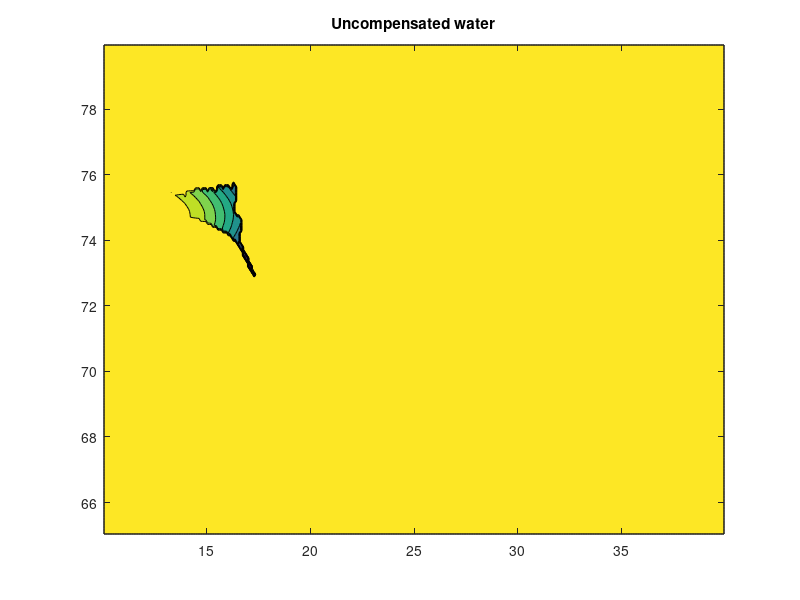

Write the MATLAB code that produced this figure. (Note: this script raises an error after producing the figure.)
%%%% SL effect
load('sl_deflection_matrix.mat')

f=15/180;

[xs,ys] = meshgrid(10.04:f:39.96, 65.04:f:79.96);
ws = griddata(sl_deflection_matrix(:,:,1),sl_deflection_matrix(:,:,2),-sl_deflection_matrix(:,:,3),xs,ys);

%%%% Water displacement effect
load('water_deflection_matrix.mat')
f=15/180;
[xq,yq] = meshgrid(10.04:f:39.96, 65.04:f:79.96);
wq = griddata(water_deflection_matrix(:,:,1),water_deflection_matrix(:,:,2),water_deflection_matrix(:,:,3),xq,yq);

%%%% Load effect
load('deflection_matrix.mat')
[xr,yr] = meshgrid(10.04:f:39.96, 65.04:f:79.96);
wr = griddata(deflection_matrix(:,:,1),deflection_matrix(:,:,2),-deflection_matrix(:,:,3),xr,yr);

%%%% Final topo incl sl change
load('Z_sl.mat') %topo after SL change (without isostatic adjustment)
load('reg_thickness_matrix.mat'); %loads thickness
final_topo = Z_sl - reg_thickness_matrix(:,:,3) - wr+wq+ws;

%%%% calculates uncompensated water
uncomp_wd = zeros(size(Z_sl));
bath_filled = Z_sl+ws-reg_thickness_matrix(:,:,3);


for a=1:180
    for b= 1:360
        if reg_thickness_matrix(a,b,3) < 0 % in places where we had loads
            if final_topo(a,b) < 0 %if reconstructed topo is offshore
                if bath_filled(a,b) >= 0; %if filled bathymetry is above sealevel
                    uncomp_wd(a,b) = final_topo(a,b)*-1;
                else
                    uncomp_wd(a,b) = wr(a,b)-wq(a,b);
                end
            else
                uncomp_wd(a,b) = 0;
            end
        else
            uncomp_wd(a,b) = 0;
       end
    end
end

[xt,yt] = meshgrid(10.04:f:39.96, 65.04:f:79.96);
figure(100)
contourf(xt, yt, uncomp_wd);
title('Uncompensated water')


%%%% THIS PART CREATES XYZ MAP INSTEAD FOR MATRIX %%%% 
xt_size = size(xt);

base_map = zeros(xt_size(1,1)*xt_size(1,2),3);
max_b = xt_size(1,2);

a = 1;
for b=1:max_b
    a = 1;
while a<=xt_size(1,1);
    base_map(a+(b-1)*xt_size(1,1),1) = yt(a,b);
    base_map(a+(b-1)*xt_size(1,1),2) = xt(a,b);
    base_map(a+(b-1)*xt_size(1,1),3) = uncomp_wd(a,b);
    a=a+1;    
end
end


%%%%%%%%%%%%%%%%%%%%%%%%%
xy_map = zeros(size(base_map));

% lcm = 0.1571;
% set_zone = '32 V';
                
for a = 1:size(base_map)
    [N,E,Zone,lcm]=ell2utm(base_map(a,1)*0.0174532925,base_map(a,2)*0.0174532925,lcm);
    xy_map(a,1) = E;
    xy_map(a,2) = N;
    xy_map(a,3) = Zone;
    xy_map(a,4) = lcm;
end

xy_map(:,1) = xy_map(:,1)/1000;
xy_map(:,2) = xy_map(:,2)/1000;

xmin_xy_map = min(xy_map(:,1));
ymin_xy_map = min(xy_map(:,2));

xy_map(:,1) = xy_map(:,1) - xmin_xy_map;
xy_map(:,2) = xy_map(:,2) - ymin_xy_map;

load_contours = zeros(size(base_map));
load_contours(:,1) = xy_map(:,1);
load_contours(:,2) = xy_map(:,2);
load_contours(:,3) = base_map(:,3)/1000;
dlmwrite('loadcontours.txt',load_contours,'\t')

% figure(5)
% scatter(load_contours(:,1), load_contours(:,2), 3, load_contours(:,3))






